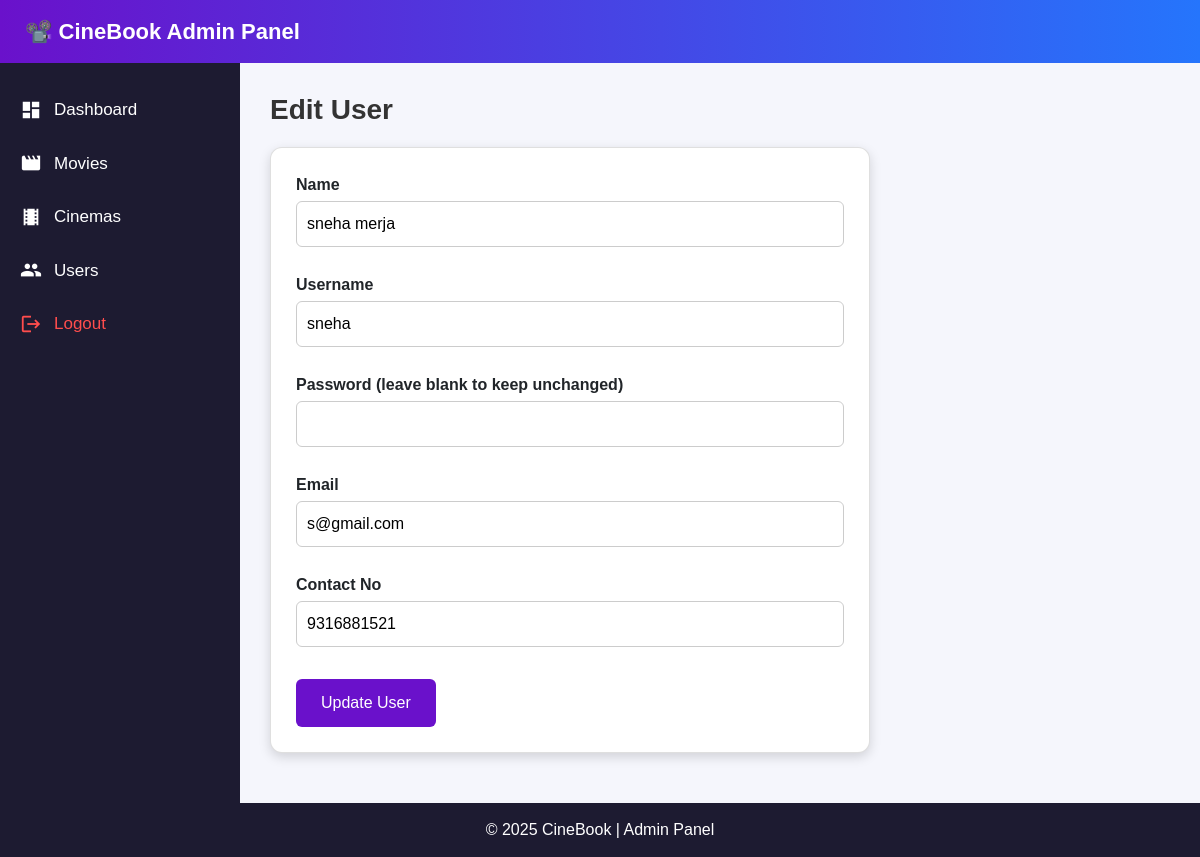
Screenshot of /admin/ad_edit_users.php?id=3 (signed in) with the database file from the repository.
### tables this page shows
CREATE TABLE `users` (
  `id` int NOT NULL,
  `name` text NOT NULL,
  `username` text NOT NULL,
  `password` text NOT NULL,
  `email` text NOT NULL,
  `contact_no` text NOT NULL,
  `created_at` timestamp NOT NULL DEFAULT CURRENT_TIMESTAMP
);

### admin/ad_edit_users.php (the view, shortened to what this page needs)
<?php
include '../db_connect.php';
?>
<!DOCTYPE html>
<html lang="en">
<head>
</head>
<body>
    <div class="header">
        <div>📽️ CineBook Admin Panel</div>
    </div>
    <div class="layout">
        <div class="sidebar">
            <a href="dashboard.php"><span class="icon material-icons">dashboard</span>Dashboard</a>
            <a href="ad_movies.php"><span class="icon material-icons">movie</span>Movies</a>
            <a href="ad_cinemas.php"><span class="icon material-icons">theaters</span>Cinemas</a>
            <a href="ad_users.php"><span class="icon material-icons">people</span>Users</a>
            <a href="logout.php" style="color:#ff4d4d;"><span class="icon material-icons">logout</span>Logout</a>
        </div>
        <div class="content">
            <h2 class="dashboard-title">Edit User</h2>
            <?php
            $id = intval($_GET['id'] ?? 0);
            $stmt = $conn->prepare("SELECT * FROM users WHERE id=?");
            $stmt->bind_param('i', $id);
            $stmt->execute();
            $res = $stmt->get_result();
            $user = $res->fetch_assoc();
            ?>
            <div class="card">
                <form method="post" id="editUserForm">
                    <label>Name</label>
                    <input type="text" name="name" id="name" value="<?php echo htmlspecialchars($user['name']); ?>">
                    <span class="field-error" id="name_error"></span>
                    <label>Username</label>
                    <input type="text" name="username" id="username" value="<?php echo htmlspecialchars($user['username']); ?>">
                    <span class="field-error" id="username_error"></span>
                    <label>Password (leave blank to keep unchanged)</label>
                    <input type="password" name="password" id="password">
                    <span class="field-error" id="password_error"></span>
                    <label>Email</label>
                    <input type="email" name="email" id="email" value="<?php echo htmlspecialchars($user['email']); ?>">
                    <span class="field-error" id="email_error"></span>
                    <label>Contact No</label>
                    <input type="text" name="contact_no" id="contact_no" value="<?php echo htmlspecialchars($user['contact_no']); ?>">
                    <span class="field-error" id="contact_no_error"></span>
                    <button type="submit">Update User</button>
                </form>
            </div>
        </div>
    </div>
    <div class="footer">© 2025 CineBook | Admin Panel</div>
</body>
</html>

### admin/ad_edit_users.php (style rules this page uses)
* { margin: 0; padding: 0; box-sizing: border-box; }
body { font-family: Arial, sans-serif; background: #f5f6fc; display: flex; flex-direction: column; min-height: 100vh; }
.header { background: linear-gradient(90deg, #6a11cb, #2575fc); color: white; padding: 15px 25px; display: flex; justify-content: space-between; align-items: center; font-size: 22px; font-weight: bold; position: sticky; top: 0; z-index: 1000; }
.layout { display: flex; flex: 1; min-height: calc(100vh - 60px); }
.sidebar { width: 240px; background: #1d1b31; padding-top: 20px; color: white; flex-shrink: 0; }
.sidebar a { display: flex; align-items: center; gap: 12px; padding: 14px 20px; font-size: 17px; color: white; text-decoration: none; }
.icon { font-size: 22px; }
.content { flex: 1; padding: 30px; }
.dashboard-title { font-size: 28px; margin-bottom: 20px; font-weight: bold; color: #333; }
.card { background: white; padding: 25px; border-radius: 12px; box-shadow: 0 4px 12px rgba(0, 0, 0, 0.15); max-width: 600px; }
label { font-weight: bold; margin-bottom: 4px; display: block; }
input { width: 100%; padding: 10px; margin-bottom: 6px; border-radius: 6px; border: 1px solid #ccc; outline: none; transition: 0.2s; }
button { background: #6a11cb; color: white; padding: 12px 25px; border: none; border-radius: 6px; font-size: 16px; cursor: pointer; margin-top: 6px; }
.field-error { color: #e63946; font-size: 12px; min-height: 14px; margin-bottom: 6px; display: block; }
.footer { background: #1d1b31; color: white; text-align: center; padding: 15px 0; font-size: 16px; margin-top: auto; }

### rows the page displays
users: name "sneha merja", username "sneha", email "s@gmail.com", contact_no "9316881521"
